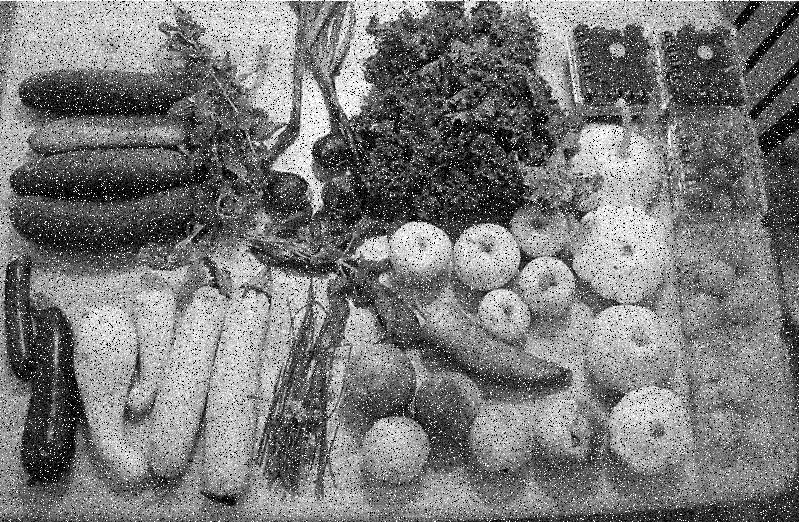
#> input picture Image Processing/Filters/q3/broken.jpg, 799 x 522 px
$ python broken.py
#> lines starting #> are read from the running program, lines starting #| are printed output that depends on the picture
# Shir Grinblat, 308570209
# Amir Kedem, 066560475

import numpy as np
import cv2


# section a

# load the broken image
broken = cv2.imread('broken.jpg', cv2.IMREAD_GRAYSCALE)
#> broken is the input picture: shape (522, 799); min 0, max 255, mean 121.2

# use median filter to remove salt and pepper noise
median = cv2.medianBlur(broken, 3)
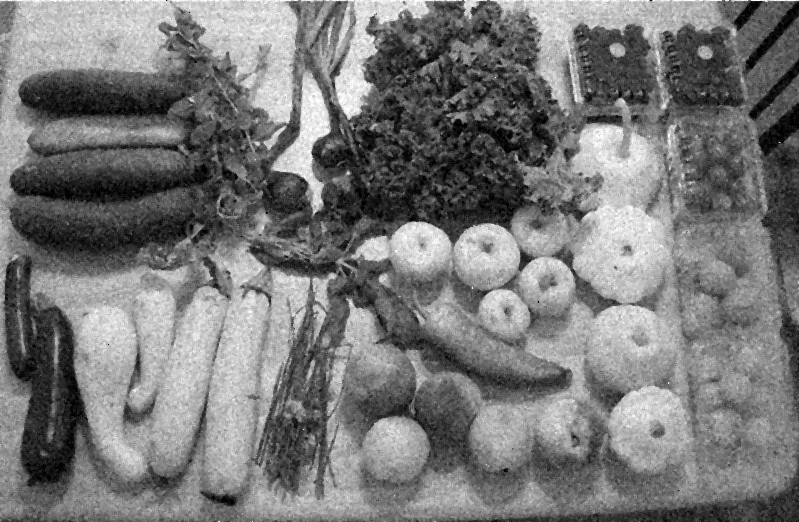
#> median: shape (522, 799); min 0, max 255, mean 120.5

# appy bilateral filter
bilateral = cv2.bilateralFilter(median, 15, 25, 90, borderType=cv2.BORDER_WRAP)

# show both images side by side
compare = np.concatenate((broken, bilateral), axis=1)
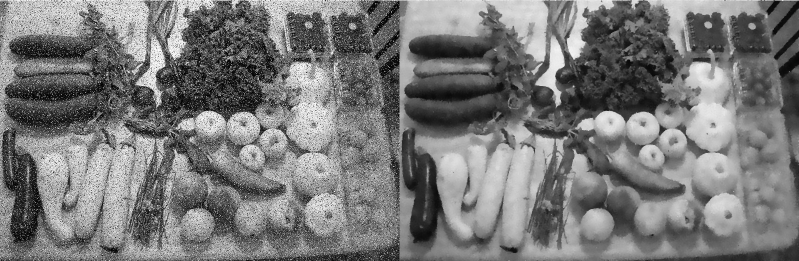
#> compare: shape (522, 1598) (shown at 1/2 size); min 0, max 255, mean 120.9
cv2.imshow('image', compare)
cv2.waitKey(0)
cv2.destroyAllWindows()

cv2.imwrite('broken_fixed.jpg', bilateral)

# section b

# load all noisy images
#> (the run stopped early here; a loop or call above may not have finished)
